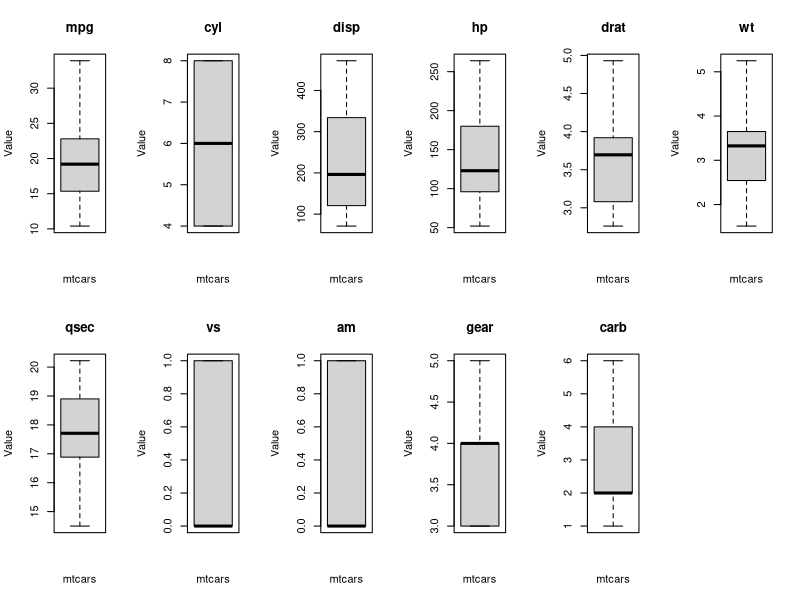
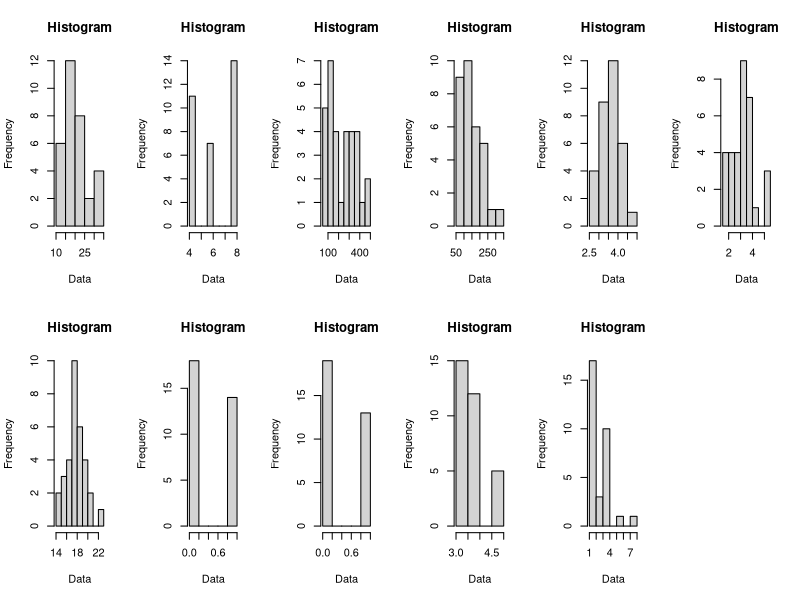

The R source for these figures, in order:
install.packages("car", "vctrs", dependencies=TRUE)
library(car)

summary(mtcars)

drawBoxplot <- function(x, i) {
  boxplot(x, range=1.5, varwidth=TRUE, notch=FALSE, outline=FALSE, horizontal=FALSE, main=paste(colnames(mtcars)[i]), ylab="Value", xlab="mtcars")
}

par(mfrow=c(2, 6))
lapply(seq_along(mtcars), function(i) drawBoxplot(mtcars[i], i))

lapply(mtcars, shapiro.test)

par(mfrow=c(2, 6))
lapply(mtcars, function(x) hist(x, main="Histogram",xlab="Data"))

mtcars$vsFactor <- as.factor(mtcars$vs) # straight engine converted to grouping variable 
mtcars$amFactor <- as.factor(mtcars$am) # transmission

leveneTest(mpg ~ vsFactor, data = mtcars)
leveneTest(mpg ~ amFactor, data = mtcars)




